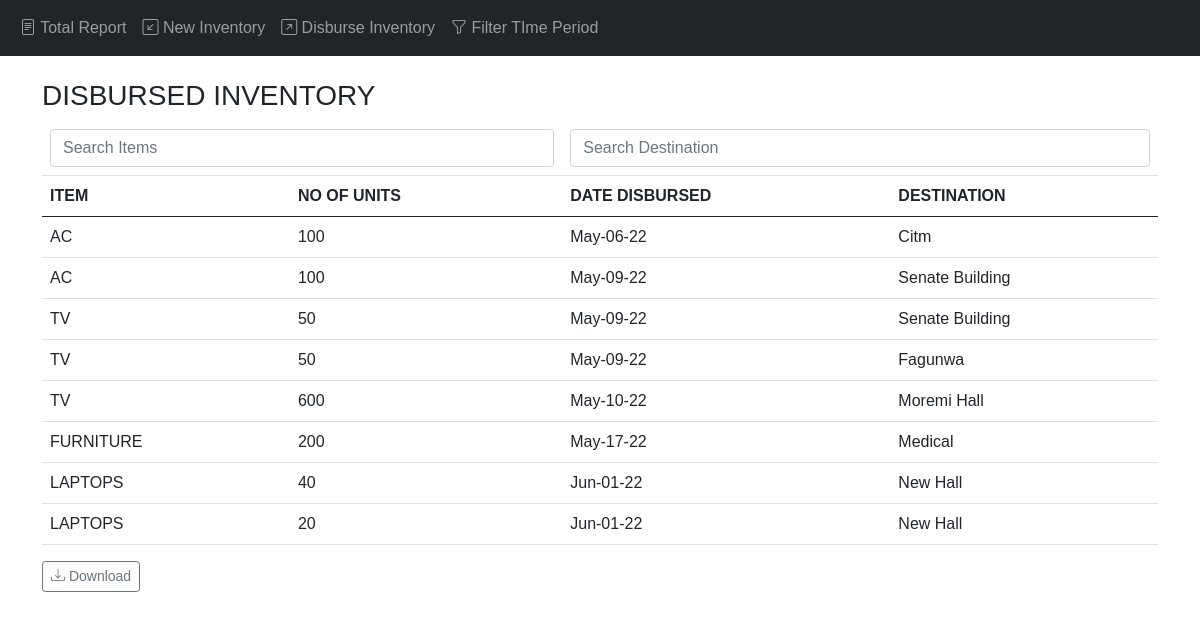
The app's page /inventory/disburse/report/full with its own data.
### app/models.py (models this page shows, shortened)
class DisbursedInventory(db.Model):
    __tablename__ = 'disbursed_inventory'
    id = db.Column(db.Integer, primary_key=True)
    item = db.Column(db.String(20), nullable=False)
    units = db.Column(db.Integer, nullable=False)
    date_disbursed = db.Column(db.DateTime, default = datetime.now)
    destination = db.Column(db.String(64), nullable=False)
    description = db.Column(db.Text)

### app/disbursed/views.py (the view)
@disbursed.route('/inventory/disburse/report/full')
def disbursed_summary_full():
    outgoing = DisbursedInventory.query.all()
    return render_template('full_disbursed_summary.html', outgoing=outgoing, filter=0)

### app/templates/full_disbursed_summary.html
{% extends 'base.html' %}
{% block page_content %}
<br>
<div class="container">
    <h3>DISBURSED INVENTORY</h3>
    <table class="table myTable" id="get">
      <thead>
        <tr>
          <th colspan="2"><input type="text" placeholder="Search Items" class="form-control search_item" onkeyup="myFunction()"></th>
          <th colspan="2"><input type="text" placeholder="Search Destination" class="form-control search_dest" onkeyup="myFunction()"></th>
        </tr>
        <tr>
          <th>ITEM</th>
          <th>NO OF UNITS</th>
          <th>DATE DISBURSED</th>
          <th>DESTINATION</th>
        </tr>
      </thead>
      <tbody>
        {% for disbursed in outgoing %}
        <tr>
          <td>{{ disbursed.item }}</td>
          <td>{{ disbursed.units }}</td>
          <td>{{ disbursed.date_disbursed.strftime("%b-%d-%y") }}</td>
          <td>{{ disbursed.destination | title }}</td>
        </tr>
      {% endfor %}
      </tbody>
    </table>
    <a class="btn btn-outline-secondary btn-sm mb-5" href="{{ url_for('main.download', process='disburse', filter=filter) }}">
      <i class="bi bi-download"></i>
      Download
    </a>
</div>
{% endblock %}

### app/static/styles.css (style rules this page uses)
body { font-family: Arial, Helvetica, sans-serif; }

### records on screen
DisbursedInventory: item "AC", units "100", date_disbursed "May-06-22", destination "Citm"
DisbursedInventory: item "AC", units "100", date_disbursed "May-09-22", destination "Senate Building"
DisbursedInventory: item "TV", units "50", date_disbursed "May-09-22", destination "Senate Building"
DisbursedInventory: item "TV", units "50", date_disbursed "May-09-22", destination "Fagunwa"
DisbursedInventory: item "TV", units "600", date_disbursed "May-10-22", destination "Moremi Hall"
DisbursedInventory: item "FURNITURE", units "200", date_disbursed "May-17-22", destination "Medical"
DisbursedInventory: item "LAPTOPS", units "40", date_disbursed "Jun-01-22", destination "New Hall"
DisbursedInventory: item "LAPTOPS", units "20", date_disbursed "Jun-01-22", destination "New Hall"
